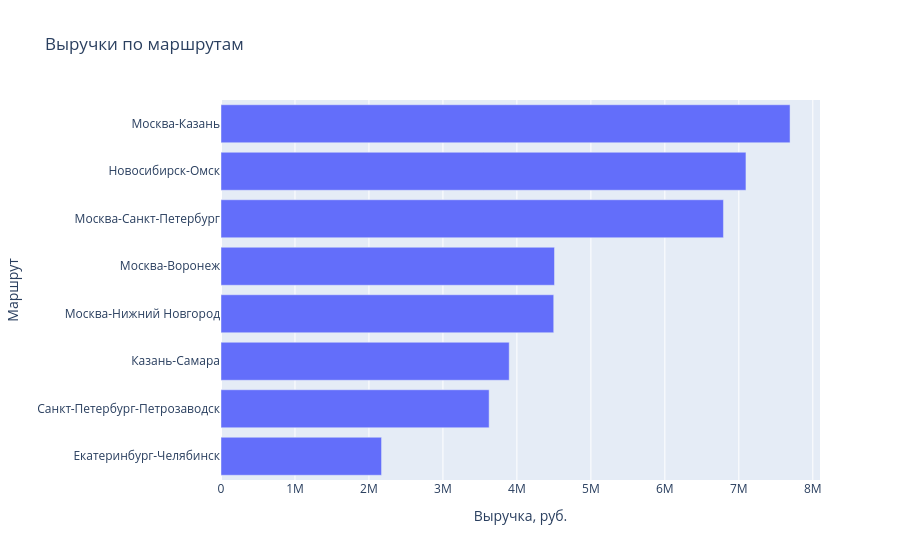

This figure's notebook cell:
### Markdown cell above
### Задание 4

1. Постройте интерактивную столбчатую диаграмму (`px.bar`) выручки по маршрутам.
   Отсортируйте столбцы по значению.
2. Добавьте в `hover_data` число рейсов по маршруту, чтобы при наведении было видно
   и выручку, и количество.
3. Сохраните график в `charts/revenue_by_route.html` и откройте файл в браузере.
4. Постройте `px.box` стоимости рейса по типам груза. Чем интерактивный «ящик»
   удобнее статичного?

### Code cell
# 1) - 3)
route_stats = (df.groupby("route")
               .agg(revenue=("cost_rub", "sum"), trips=("trip_id", "count"))
               .reset_index()
               .sort_values("revenue"))

fig = px.bar(route_stats, x="revenue", y="route",
                 hover_data=["trips"],
                 title="Выручки по маршрутам",
                 labels={"revenue": "Выручка, руб.", "route": "Маршрут", "trips": "Число рейсов"})
fig.show()

Path("charts").mkdir(exist_ok=True)
fig.write_html("charts/revenue_by_route.html", include_plotlyjs=True)

size_mb = Path("charts/revenue_by_route.html").stat().st_size / 1024 / 1024
print(f"сохранено: charts/revenue_by_route.html ({size_mb:.1f} МБ)")
print("откройте файл двойным щелчком — он работает без интернета")

### Figure 1 — Plotly figure (JSON) as saved in the notebook; plotly's stock layout.template omitted (floating-point values rounded to 4 significant figures)
{"data": [{"customdata": [[120], [95], [131], [123], [103], [111], [119], [108]], "hovertemplate": "Выручка, руб.=%{x}<br>Маршрут=%{y}<br>Число рейсов=%{customdata[0]}<extra></extra>", "legendgroup": "", "marker": {"color": "#636efa", "pattern": {"shape": ""}}, "name": "", "orientation": "h", "showlegend": false, "textposition": "auto", "type": "bar", "x": [2170340, 3624770, 3896140, 4497860, 4508350, 6792210, 7096250, 7692450], "xaxis": "x", "y": ["Екатеринбург-Челябинск", "Санкт-Петербург-Петрозаводск", "Казань-Самара", "Москва-Нижний Новгород", "Москва-Воронеж", "Москва-Санкт-Петербург", "Новосибирск-Омск", "Москва-Казань"], "yaxis": "y"}], "layout": {"barmode": "relative", "legend": {"tracegroupgap": 0}, "title": {"text": "Выручки по маршрутам"}, "xaxis": {"anchor": "y", "domain": [0, 1], "title": {"text": "Выручка, руб."}}, "yaxis": {"anchor": "x", "domain": [0, 1], "title": {"text": "Маршрут"}}}}
